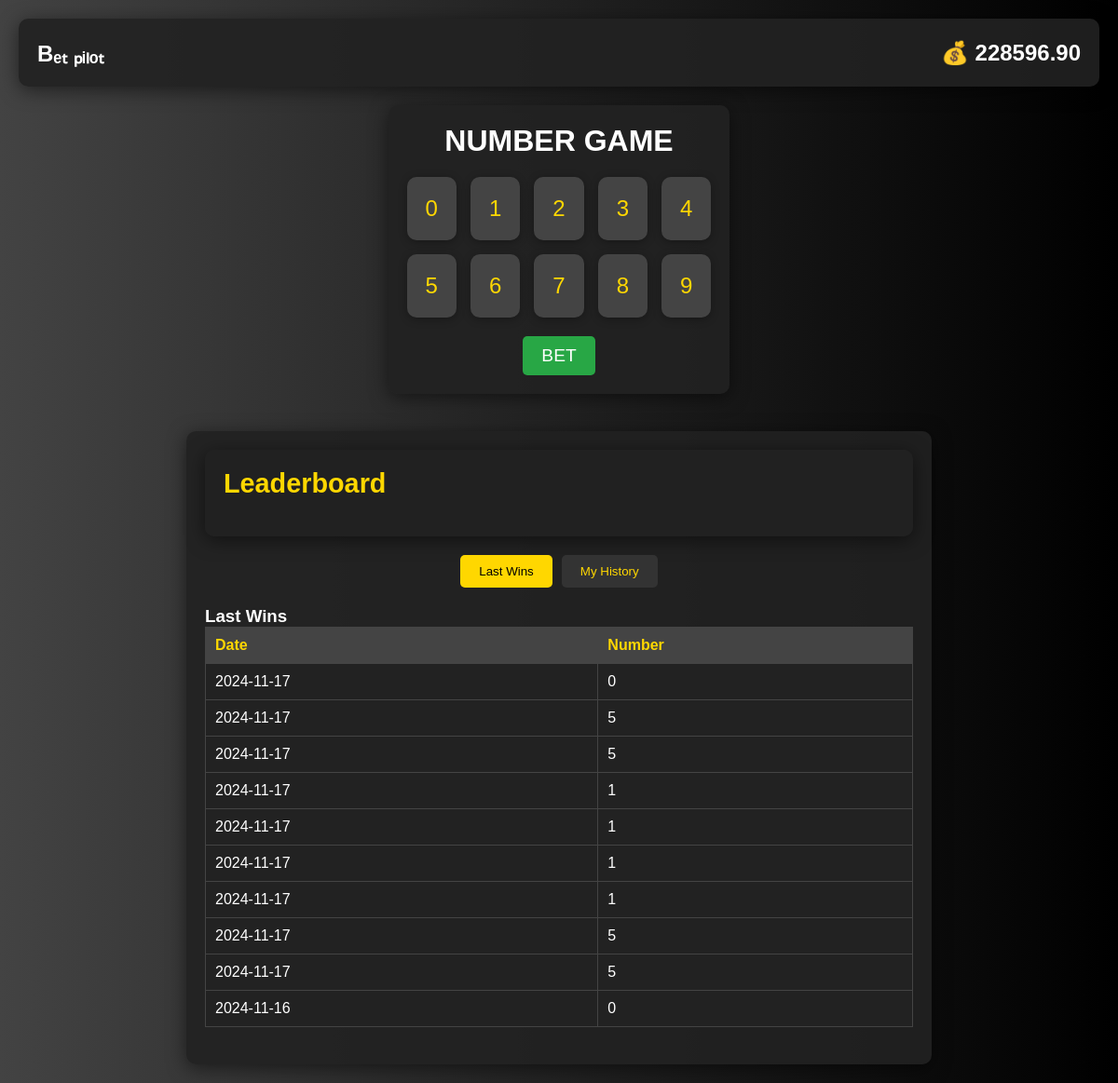
The app's page /numberguess/ (signed in) with its own data.
### core/models.py (models this page shows, shortened)
class UserAmount(models.Model):
    user = models.OneToOneField(User, on_delete=models.CASCADE)
    balance = models.DecimalField(max_digits=10, decimal_places=2)

class NumberGameLastWinTwenty(models.Model):
    number = models.IntegerField()
    time = models.CharField(max_length=200)
    created_at = models.DateTimeField(auto_now_add=True)

### core/views.py (the view, shortened to what this page needs)
# urls.py: path('numberguess/',numberguess,name="numberguess"),
@csrf_exempt
@login_required(login_url='userlogin')
def numberguess(request):
    update_number_game_result_data()
    remaining_balance= get_user_balance(request)
    lst=[]
    number_last_win_lst= []
    if NumberGameTwenty.objects.filter(user=request.user).exists():
        obj= NumberGameTwenty.objects.filter(user=request.user)
        for i in obj:
            lst.append((i.created_at,i.number))
    if NumberGameLastWinTwenty.objects.all().exists():
        for obj in NumberGameLastWinTwenty.objects.all():
            number_last_win_lst.append((obj.time,obj.number))
    number_last_win_lst.reverse()
    return render(request, 'core/numberguess.html',{"remaining_balance":remaining_balance,"lst_balance":lst,"number_last_win_lst":number_last_win_lst})

### core/views.py (called while the page is built, shortened)
def get_user_balance(request):
    if UserAmount.objects.filter(user=request.user).exists():
        user_amount_obj=UserAmount.objects.get(user=request.user)
        return user_amount_obj.balance
    return 0

def update_number_game_result_data():
    if NumberGameDeclarations.objects.all().exists():
        obj = NumberGameDeclarations.objects.all().first()

### core/templates/core/numberguess.html (shortened to what this page needs)
{% load static %}
<html lang="en">
<head>
    <link rel="stylesheet" href="{% static 'core/css/numberguess.css'%}">
</head>
<body>
    <header>
        <div class="logo">Bₑₜ ₚᵢₗₒₜ</div>
        <h2 id ="total_amount_id">💰 {{remaining_balance}}</h2>
    </header>
    <main>
        <h1>NUMBER GAME</h1>
        <div class="number-grid">
        </div>
        <button class="play-button" id="play-button">BET</button>
    </main>
    <section class="leaderboard">
        <div class="container">
            <header>
                <h2>Leaderboard</h2>
            </header>
            <div class="tabs">
                <button id="allWinnersTab" class="tab active">Last Wins</button>
                <button id="myHistoryTab" class="tab">My History</button>
            </div>
            <div id="allWinners" class="tab-content active">
                <h3>Last Wins</h3>
                <table id="allWinnersTable">
                    <thead>
                        <tr>
                            <th>Date</th>
                            <th>Number</th>
                        </tr>
                    </thead>
                    <tbody>
                        {%for num_win in number_last_win_lst%}
                        <tr>
                        <td>{{num_win.0}}</td><td>{{num_win.1}}</td>
                        </tr>
                        {%endfor%}
                    </tbody>
                </table>
            </div>
        </div>
    </section>
</body>
</html>

### core/static/core/css/numberguess.css (style rules this page uses)
* { margin: 0; padding: 0; box-sizing: border-box; }
body { font-family: 'Arial', sans-serif; background: linear-gradient(270deg, #000000, #434343); color: #fff; display: flex; flex-direction: column; align-items: center; min-height: 100vh; padding: 20px; animation: fadeIn 1s; -webkit-user-select: none; -moz-user-select: none; -ms-user-select: none; user-select: none; }
header { display: flex; justify-content: space-between; align-items: center; width: 100%; background-color: rgba(34, 34, 34, 0.9); padding: 20px; border-radius: 10px; margin-bottom: 20px; box-shadow: 0 4px 20px rgba(0, 0, 0, 0.5); animation: slideDown 0.5s; }
.logo { font-size: 1.5rem; font-weight: bold; }
main { text-align: center; background-color: rgba(34, 34, 34, 0.9); padding: 20px; border-radius: 10px; box-shadow: 0 4px 20px rgba(0, 0, 0, 0.5); animation: popIn 0.5s; }
h1 { font-size: 2rem; margin-bottom: 20px; animation: bounceIn 0.5s; }
.number-grid { display: grid; grid-template-columns: repeat(5, 1fr); gap: 15px; margin: 20px 0; }
.play-button { background-color: #28a745; color: white; border: none; border-radius: 5px; padding: 10px 20px; font-size: 1.2rem; cursor: pointer; transition: background-color 0.3s, transform 0.2s; }
.leaderboard { margin-top: 40px; background-color: rgba(34, 34, 34, 0.9); padding: 20px; border-radius: 10px; box-shadow: 0 4px 20px rgba(0, 0, 0, 0.5); width: 100%; max-width: 800px; animation: popIn 0.5s; }
.leaderboard header h2 { font-size: 1.8rem; color: #FFD700; margin-bottom: 20px; }
.tabs { display: flex; justify-content: center; margin-bottom: 20px; }
.tab { background-color: #333; color: #FFD700; border: none; padding: 10px 20px; margin: 0 5px; border-radius: 5px; cursor: pointer; transition: background-color 0.3s, color 0.3s; }
.tab.active { background-color: #FFD700; color: #000; }
.tab-content { display: none; animation: fadeIn 0.5s; }
.tab-content.active { display: block; }
table { width: 100%; border-collapse: collapse; margin-bottom: 20px; }
table th, table td { padding: 10px; text-align: left; border: 1px solid #444; }
table th { background-color: #444; color: #FFD700; }
table td { background-color: #222; }

### records on screen
UserAmount: balance "228596.90"
NumberGameLastWinTwenty: time "2024-11-17"
NumberGameLastWinTwenty: time "2024-11-17"
NumberGameLastWinTwenty: time "2024-11-17"
NumberGameLastWinTwenty: time "2024-11-17"
NumberGameLastWinTwenty: time "2024-11-17"
NumberGameLastWinTwenty: time "2024-11-17"
NumberGameLastWinTwenty: time "2024-11-17"
NumberGameLastWinTwenty: time "2024-11-17"
NumberGameLastWinTwenty: time "2024-11-17"
NumberGameLastWinTwenty: time "2024-11-16"

### other values on screen
{{ num_win.1 }} "0" "5" "5" "1" "1" "1" "1" "5" "5" "0"
